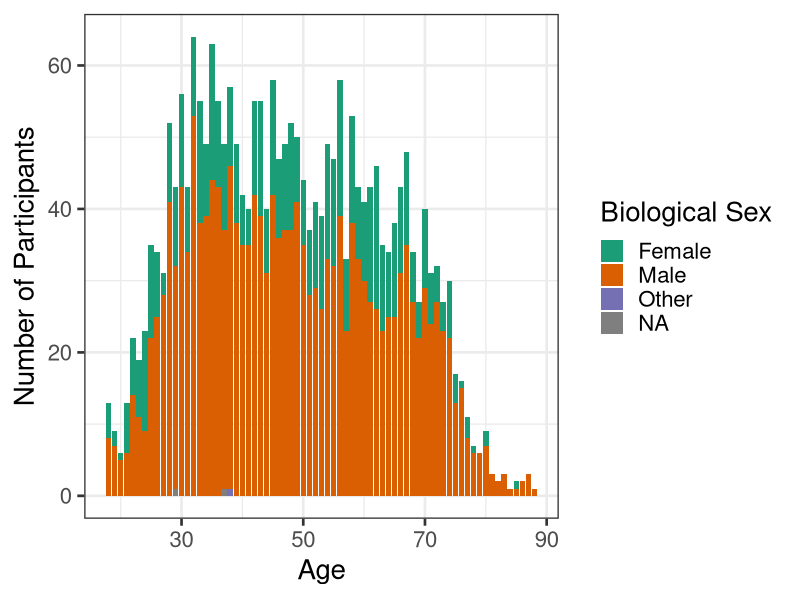

Recreate this plot in R.
rm(list=ls())
data=read.table("demographics.rct.tsv",header=TRUE,sep='\t')
library(ggplot2)
ggplot(data,
       aes(x=data$Age,
           group=data$Sex,
           fill=data$Sex))+
  geom_histogram(stat="count",
                 position="stack")+
  xlab("Age")+
  ylab("Number of Participants")+
  scale_fill_manual(values=c("#1b9e77","#d95f02","#7570b3"),
                             name="Biological Sex")+
  theme_bw(20)